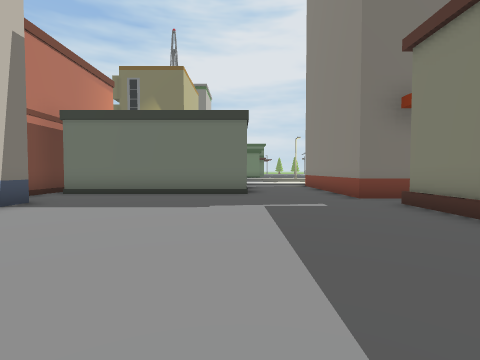
View 1 (above)

16 first-person views from a walk through a 3-D level made in the Unity game engine. The camera is 1.4 m above the floor, tilts 2° down and sees 85° across. The floor is counted in squares, 2 m on a side. Each view is taken from the middle of a square. On the plan, view 1 faces up. The plan holds only what a view shows up to about 9 squares ahead; the rest is blank. The place goes on beyond the plan. The player is left out.

View 2
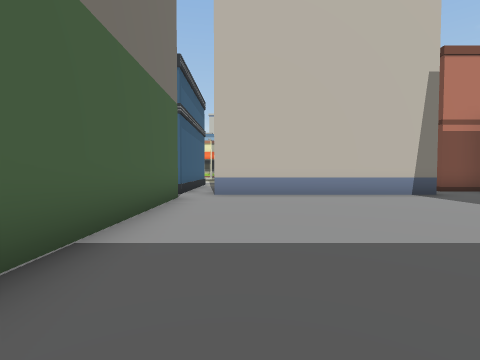

View 3
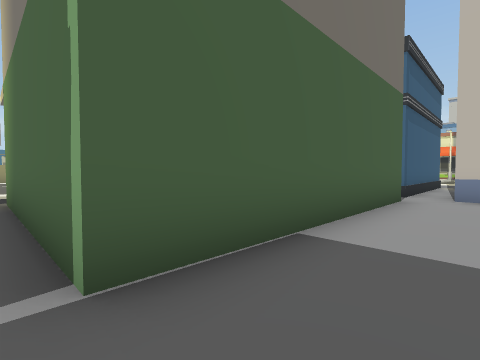

View 4
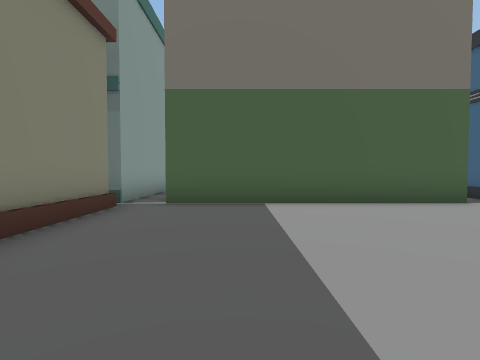

View 5
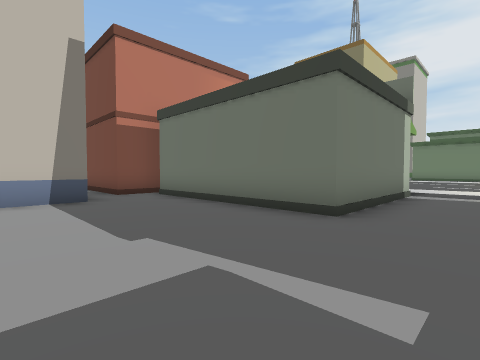

View 6
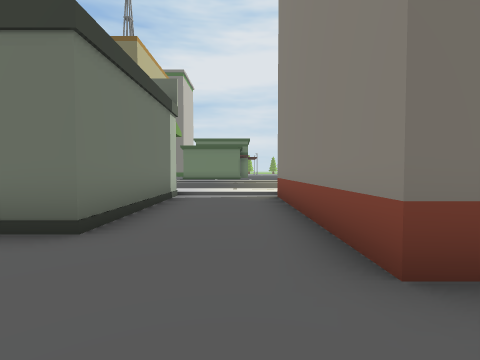

View 7
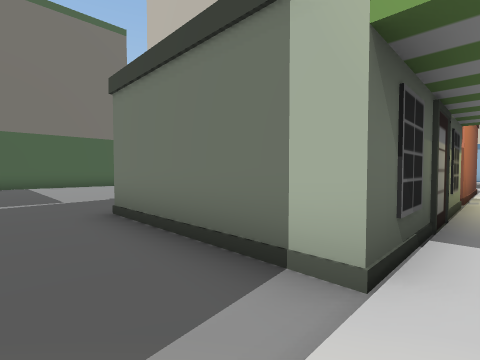

View 8
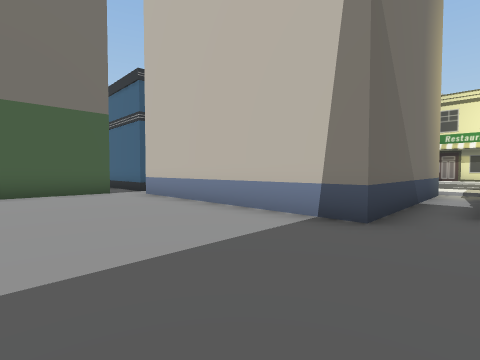

View 9
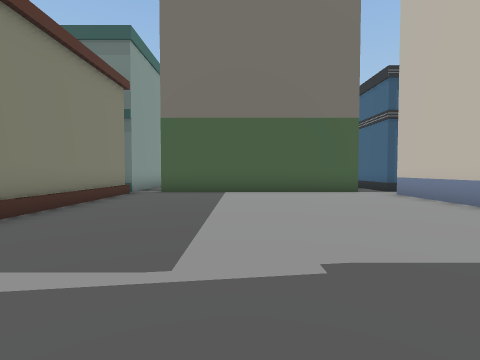

View 10
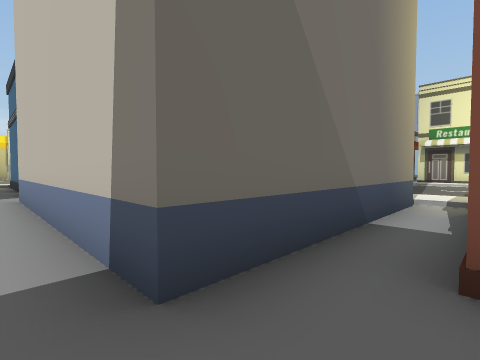

View 11
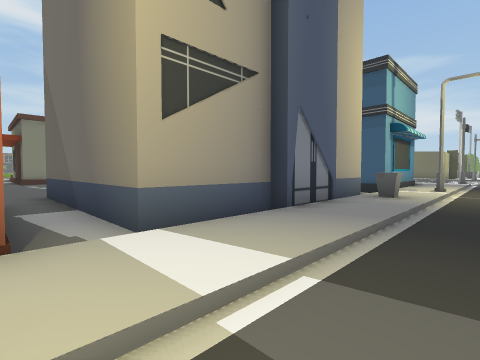

View 12
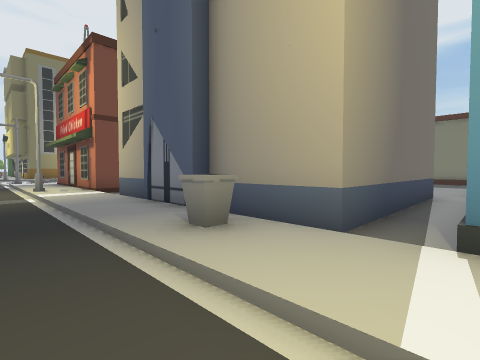

View 13
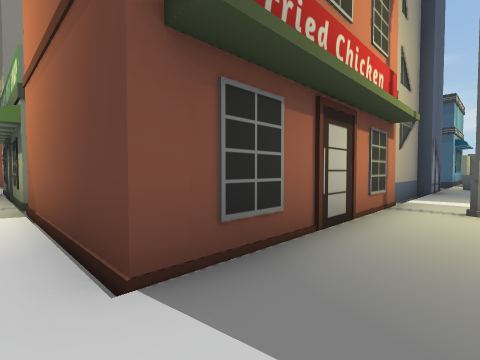

View 14
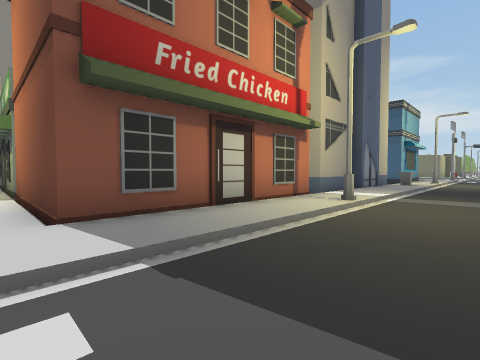

View 15
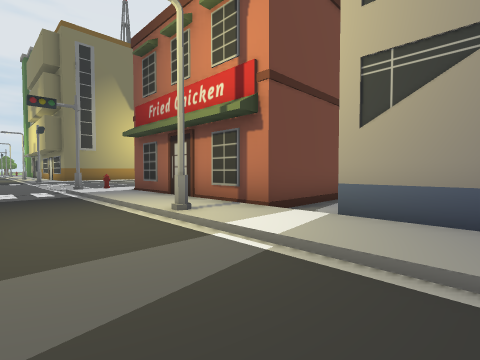

View 16
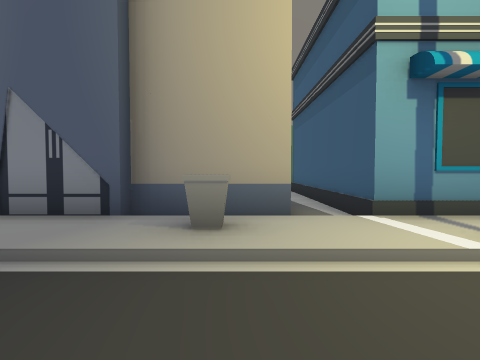

### Floor plan
Key: @ floor where view 1 was taken; # wall or solid block; x gap in a wall; . main floor; : floor 0.25 m higher than the main floor; / step, stairs or slope; ^ raised ledge; B building; S streetlight; O other object.
Columns run from 14 left of view 1 to 6 right of it. Each row starts with its distance up from view 1.
 13 ../:::::::::::::::
 12 ../:###########..B
 11 ../:#         #..B
 10 ../:#         #..B
  9 ../:#   #     #..B
  8 ..S:#   #######..B
  7 ../:#####........BBB
  6 ../:...............
  5 ../:BBBBBB........B
  4 ../:B    B........B
  3  ./:B    B........B
  2  ./:B    B........B
  1  ./:B    B........B
  0 ../OBBBBBB....@...B
 -1  ./:..............B
 -2  .S:#####xBBBBBBB.BBB
 -3   /:#    ^      B.B
 -4          ^      B.B
 -5          ^      B.B
 -6                 B.
 -7                 B.

Positions as (right, up) in squares from view 1, and headings:
1: (0, 0), facing up
2: (3, 0), facing left
3: (3, 0), facing down-left
4: (1, 4), facing down
5: (2, 4), facing up-left
6: (2, 5), facing up
7: (2, 13), facing down-left
8: (-1, 7), facing down-left
9: (0, 7), facing down
10: (-4, 7), facing down-left
11: (-13, 7), facing down-right
12: (-13, -2), facing up-right
13: (-12, 13), facing down-right
14: (-14, 13), facing down-right
15: (-14, 4), facing up-right
16: (-14, 0), facing right
